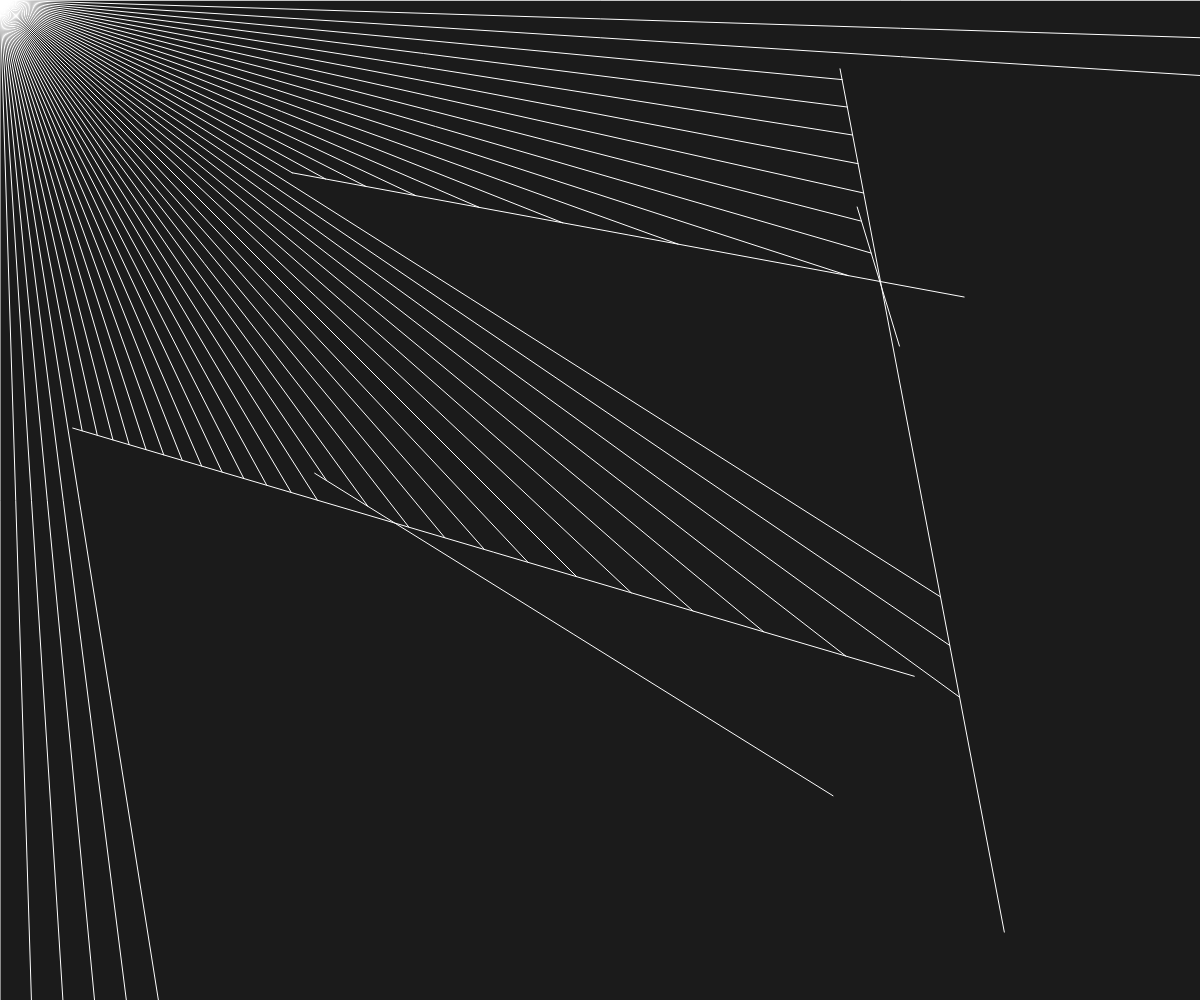
Frame 1 (no input)
Frame 60 (no input): identical to frame 1, image omitted
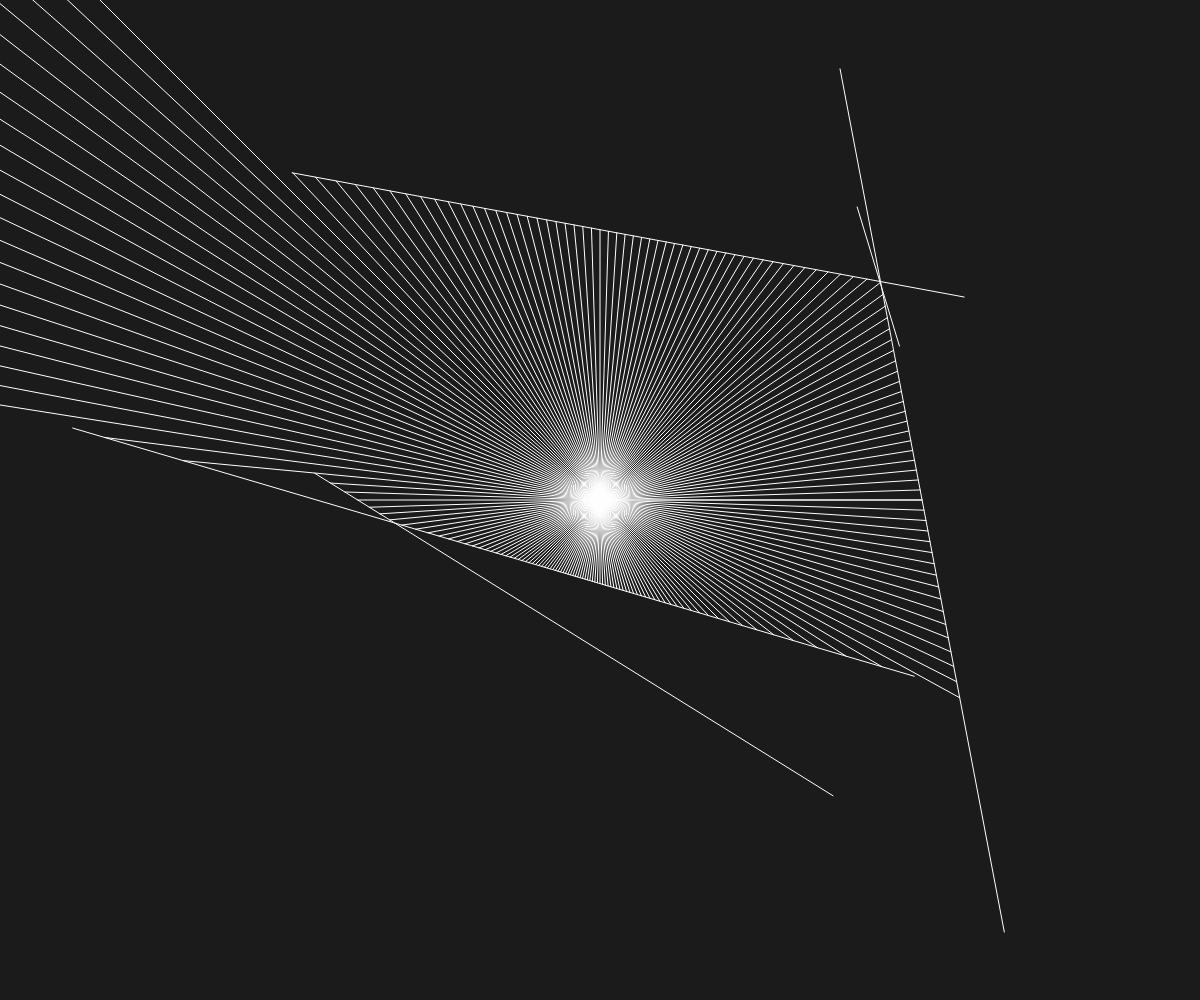
Frame 120 (the mouse pressed at the canvas centre since frame 60)

The p5.js sketch that drew these frames (run headless with seeded random() and noise() and a simulated clock; from frame 60 on, the mouse is pressed at the canvas centre):

// p5.js sketch
// ── sketch.js
var wall = [];       /* Store static streak objects */
var rayCount = 200;  /* Define the number of rays to be cast */
var streakCount = 5; /* Define the number of static wall */

function setup() {
  createCanvas(windowWidth, windowHeight);

  /* Create static streak objects */
  for (var i = 0; i < streakCount; i++) {
    let streak = ({
      p1: { x: random(windowWidth), y: random(windowHeight) },
      p2: { x: random(windowWidth), y: random(windowHeight) }
    });
    wall.push(streak);
  }
}

function draw() {
  background(27, 27, 27);

  /* Draw static wall. */
  for (var w of wall) { drawLine(w.p1, w.p2); }

  for (var a = 0; a < TWO_PI; a += TWO_PI / rayCount) {
    stroke(255);
    let p1 = {x: mouseX, y: mouseY};
    let p2 = {x: p1.x + 5000 * Math.cos(a), y: p1.y + 5000 * Math.sin(a)};

    var cpt = null;
    var cdt = Infinity;
    for (var w of wall) {
      var pt = intersection(p1, p2, w.p1, w.p2)
      if (pt) {
        var dt = distance(p1, pt);
        if (dt < cdt) {
          cpt = pt;
          cdt = dt; 
        }
      }
    }

    if (cpt) { 
      drawLine(p1, cpt); 
    }
    else {
      drawLine(p1, p2);
    }

  }
} 

function windowResized() {
  resizeCanvas(windowWidth, windowHeight);

}

function distance(p1, p2) {
  return Math.sqrt((p2.x - p1.x) ** 2 + (p2.y - p1.y) ** 2);
}

function intersection(p1, p2, p3, p4) {
  let x1 = p1.x; let x2 = p2.x; let y1 = p1.y; let y2 = p2.y;
  let x3 = p3.x; let x4 = p4.x; let y3 = p3.y; let y4 = p4.y;

  let d = (x1 - x2) * (y3 - y4) - (y1 - y2) * (x3 - x4);
  if (d == 0) { return null; }

  let tn = (x1 - x3) * (y3 - y4) - (y1 - y3) * (x3 - x4);
  let un = (x1 - x3) * (y1 - y2) - (y1 - y3) * (x1 - x2);
  let t = tn / d; let u = un / d;

  if (t >= 0 && t <= 1 && u >= 0 && u <= 1) {
    return {x: x1 + t * (x2 - x1), y: y1 + t * (y2 - y1)}
  } 
  else { 
    return null; 
  }
}

function drawLine(p1, p2) {
  stroke(255);
  line(p1.x, p1.y, p2.x, p2.y);
}
